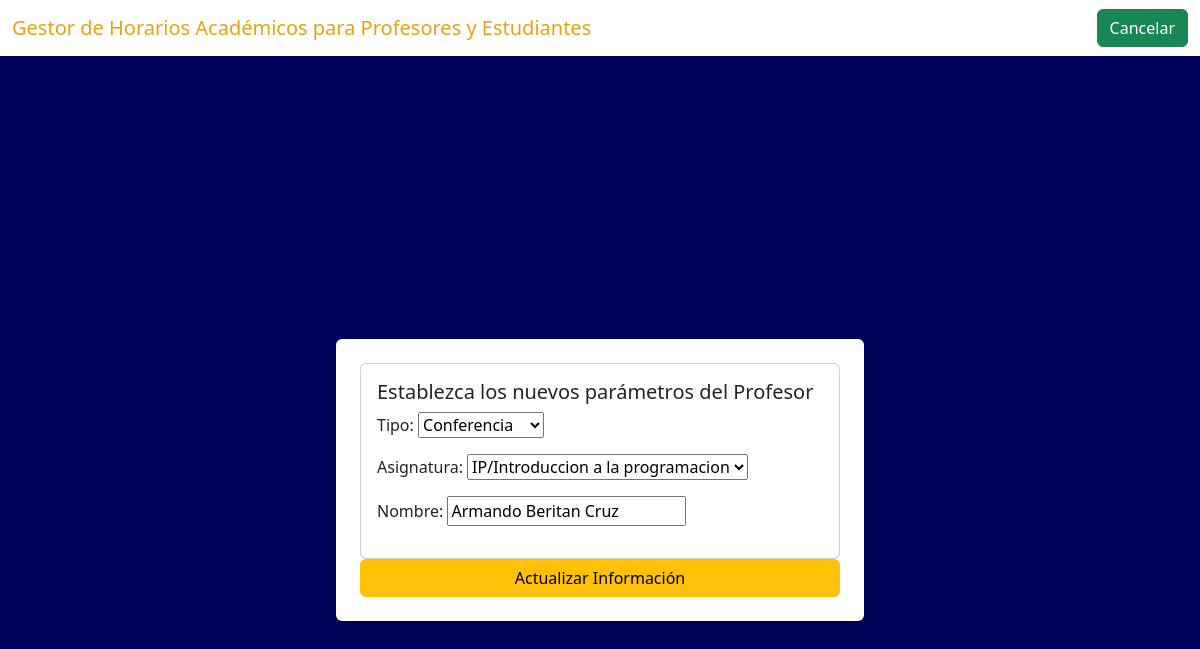
Page /recursos/EditarProfesores/1/ (signed in) on the committed database.
### Recursos/models.py (models this page shows, shortened)
class Profesor(models.Model):
    tipo = models.CharField(max_length=2, choices=[('CP', 'Clase Practica'), ('C', 'Conferencia'), ('L', 'Laboratorio'), ('T', 'Taller'), ('S', 'Seminario')], default='C')
    asignatura = models.ForeignKey(Asignatura, null=True, blank=True, on_delete=models.CASCADE)
    nombre = models.CharField(max_length=253)
    creador = models.ForeignKey(User, on_delete=models.CASCADE)  # Nuevo campo

class Asignatura(models.Model):
    siglas = models.CharField(max_length=10, default='')
    nombre = models.CharField(max_length=253)
    catedra = models.CharField(max_length=255, default='')
    creador = models.ForeignKey(User, on_delete=models.CASCADE)  # Nuevo campo
    def __str__(self):
        return f"{self.siglas}/{self.nombre}"

### Recursos/views.py (the view)
# urls.py: path('EditarProfesores/<int:id>/', e_profesores, name='Editar_Profesores'),
@login_required
@grupo_requerido('Profesor de Año')
def e_profesores(request, id):
    profesor = get_object_or_404(Profesor, id=id)
    is_admin = request.user.groups.filter(name='Administrador').exists()
    if request.method == 'POST':
        form = ProfesorForm(request.POST, instance=profesor)
        if form.is_valid():
            if is_admin:
                creador_id = request.POST.get('creador')
                profesor.creador = User.objects.get(id=creador_id)  # Obtener el usuario por ID
            else:
                profesor.creador = request.user  # Establecer el creador como el usuario autenticado
            form.save()  # Guardar los cambios en el profesor
            return redirect('Listar_Profesores')  # Redirigir a la lista de profesores
    else:
        form = ProfesorForm(instance=profesor)  # Cargar el profesor existente en el formulario
    return render(request, 'Recursos/Profesores/editar_profesores.html', {
        'form': form,
        'is_admin': is_admin,  # Pasar la variable is_admin al contexto
        'users': User.objects.all() if is_admin else []  # Pasar lista de usuarios si es admin
    })

### Recursos/forms.py
class ProfesorForm(forms.ModelForm):
    class Meta:
        model = Profesor
        fields = ['tipo', 'asignatura', 'nombre']  # Excluye 'creador'

### Recursos/views.py (called while the page is built)
def grupo_requerido(grupo):
    def in_grupo(user):
        return user.groups.filter(name=grupo).exists()
    return user_passes_test(in_grupo)

### Recursos/templates/Recursos/Profesores/editar_profesores.html (shortened to what this page needs)
{% load static %}
<!DOCTYPE html>
<html lang="es">
<head>
    <link href="{% static 'css/bootstrap.min.css' %}" rel="stylesheet">
</head>
<body style="background-color: rgb(0, 2, 89);">
    <nav class="navbar navbar-expand-lg navbar-light" style="background-color: white;">
        <div class="container-fluid">
            <a class="navbar-brand" href="https://eva.uci.cu/" style="color: rgb(231, 163, 18);">
                Gestor de Horarios Académicos para Profesores y Estudiantes
            </a>
            <div class="collapse navbar-collapse" id="navbarNav">
                <div class="ms-auto d-flex align-items-center">
                    <a href="{% url 'Listar_Profesores' %}" class="btn btn-success">Cancelar</a>
                </div>
            </div>
        </div>
    </nav>
    <div class="d-flex justify-content-center align-items-center" style="min-height: 100vh;">
        <div>
            {% if form.instance.creador == request.user or is_admin %}
            <form action="" method="POST" class="container mt-5 p-4 bg-white rounded shadow">
                <div class="card mx-auto" style="width: 30rem;">
                    <div class="card-body">
                        <h5 class="card-title">Establezca los nuevos parámetros del Profesor</h5>
                        {{ form.as_p }}
                    </div>
                </div>
                <button type="submit" class="btn btn-warning w-100">Actualizar Información</button>
            </form>
            {% else %}
            <div class='alert alert-danger text-center'>
                No tienes permiso para editar este profesor.
            </div>
            {% endif %}
        </div>
    </div>
</body>
</html>

### rows in the picture
Profesor: tipo "Conferencia", asignatura "IP/Introduccion a la programacion"
Asignatura: nombre "Armando Beritan Cruz"
